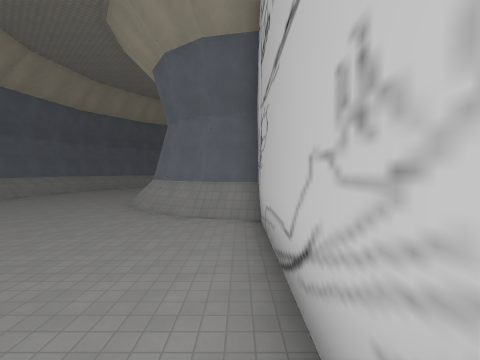
view 1 (above)

13 first-person views from a walk through a level from a Godot 3-D game. The camera is 1.3 m above the floor, tilts 2° down and sees 90° across. The floor is counted in squares, 2 m on a side. Each view is taken from the middle of a square. On the plan, view 1 faces up. The plan holds only what a view shows up to about 9 squares ahead; the rest is blank. The place goes on beyond the plan. Some surface patterns are stand-ins.

view 2
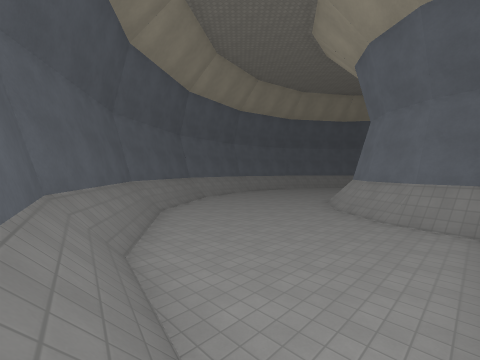

view 3
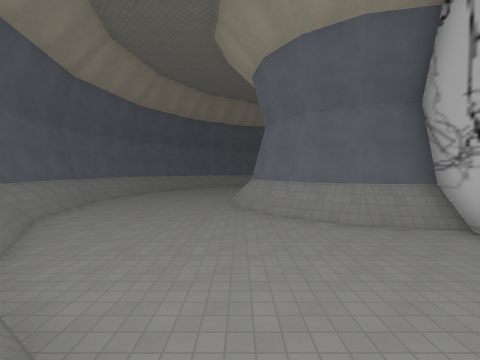

view 4
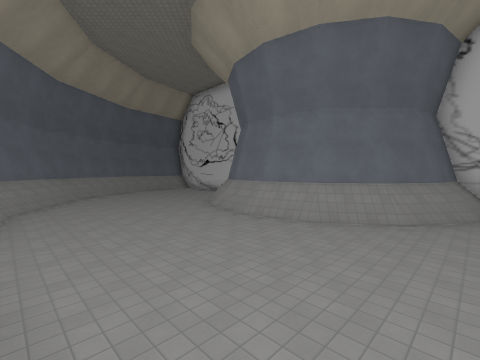

view 5
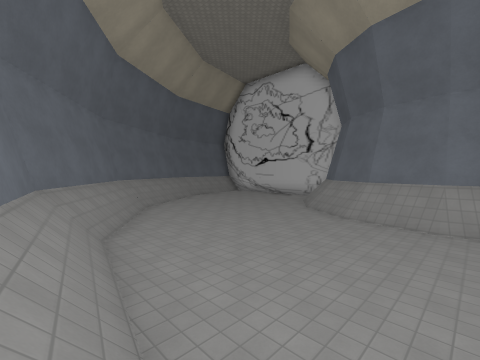

view 6
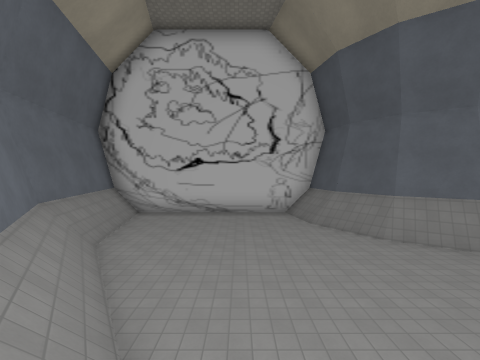

view 7
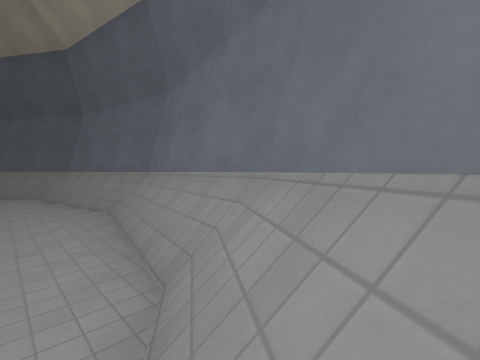

view 8
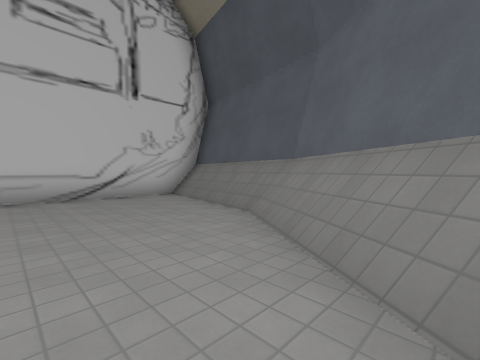

view 9
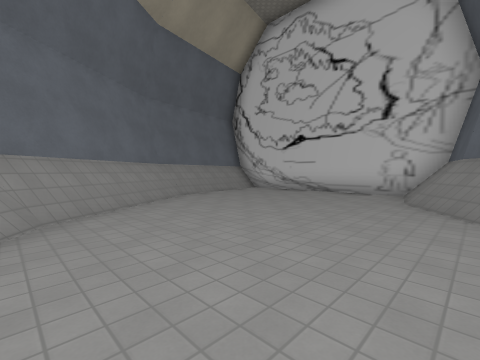

view 10
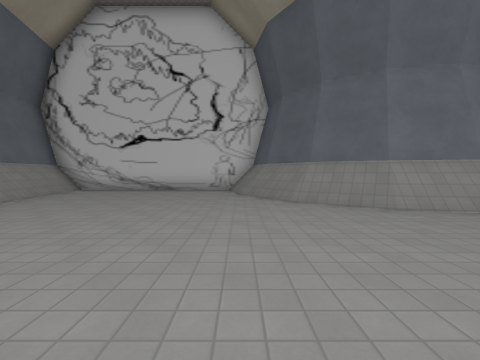

view 11
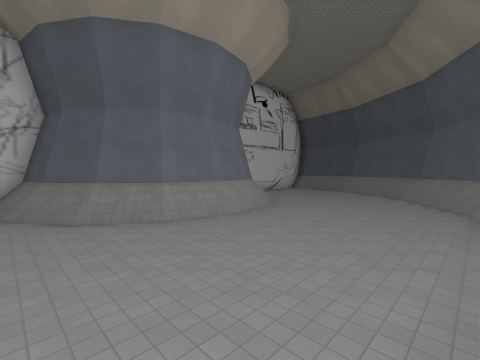

view 12
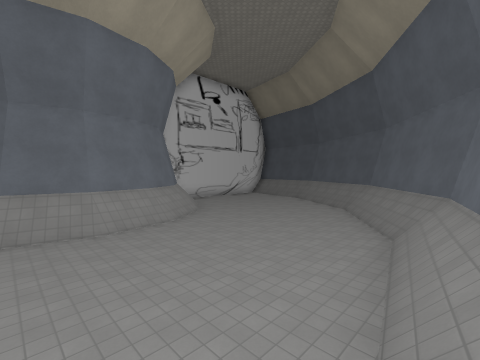

view 13
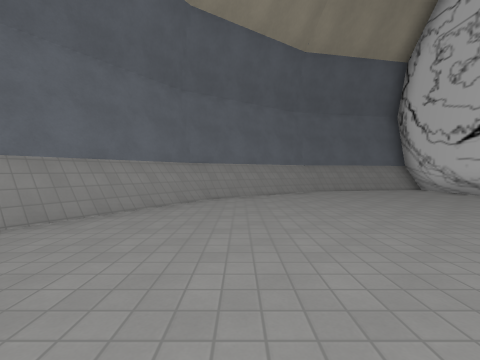

### Floor plan
Key: @ floor where view 1 was taken; # wall or solid block; . floor; / step, stairs or slope.
Columns run from 11 left of view 1 to 1 right of it. Each row starts with its distance up from view 1.
 22          ####
 21       ####//#
 20     ###///..#
 19    ##//.....#
 18   ##//......#
 17   #//.......#
 16  ##/........#
 15  #/.......//#
 14  #/.....//###
 13  #/...../##
 12  /...../##
 11 #/...../#
 10 #/...../#
  9  /...../##
  8  #/...../##
  7  #/.....//###
  6  #/.......///
  5  ##/........
  4   #//.......
  3   ##//.......
  2    ##//......
  1     ###///..
  0       ####/@
 -1          ####

Positions as (right, up) in squares from view 1, and headings:
1: (0, 0), facing up
2: (0, 0), facing up-left
3: (-4, 1), facing up
4: (-9, 6), facing up-right
5: (-10, 10), facing up-right
6: (-8, 17), facing right
7: (-8, 16), facing down-left
8: (-6, 4), facing down-right
9: (-7, 14), facing up-right
10: (-8, 15), facing right
11: (-9, 15), facing down-right
12: (-10, 12), facing down-right
13: (-6, 12), facing up
